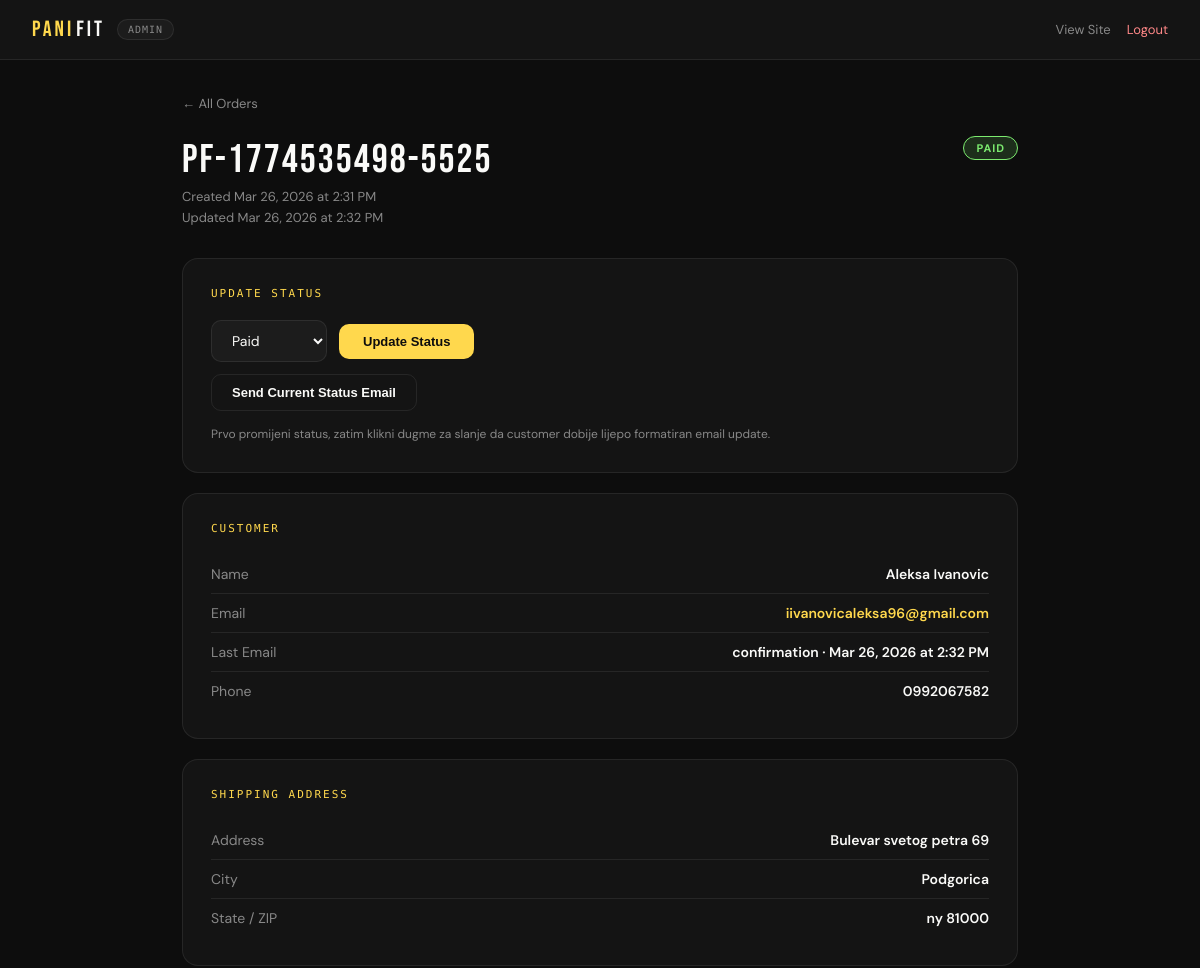
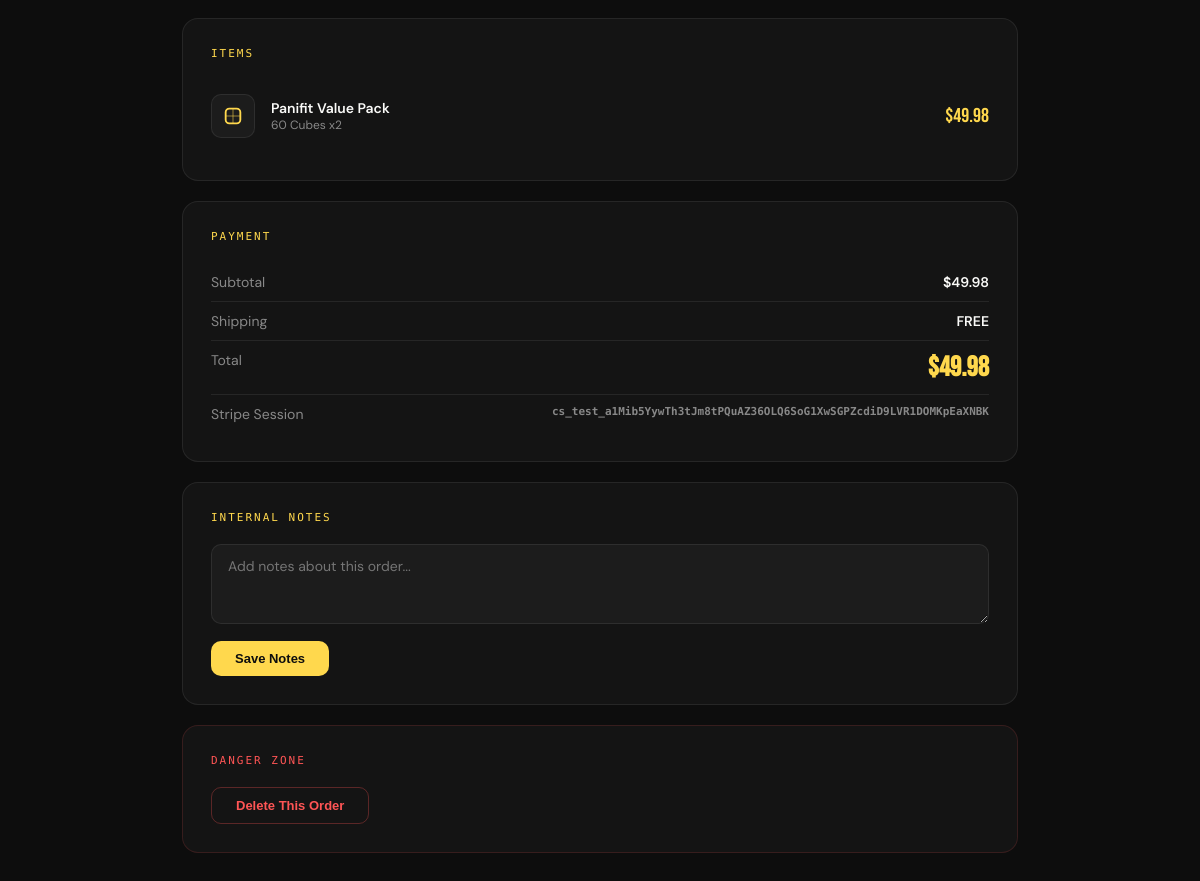
Screenshot of /order.php?id=PF-1774535498-5525 (signed in) with the database file from the repository (2 pictures, top to bottom).
### tables this page shows
CREATE TABLE orders (
            id INTEGER PRIMARY KEY AUTOINCREMENT,
            order_id TEXT UNIQUE NOT NULL,
            email TEXT NOT NULL,
            first_name TEXT DEFAULT '',
            last_name TEXT DEFAULT '',
            address TEXT DEFAULT '',
            city TEXT DEFAULT '',
            state TEXT DEFAULT '',
            zip TEXT DEFAULT '',
            phone TEXT DEFAULT '',
            cart_json TEXT DEFAULT '[]',
            subtotal REAL DEFAULT 0,
            shipping REAL DEFAULT 0,
            total REAL DEFAULT 0,
            stripe_session_id TEXT DEFAULT '',
            status TEXT DEFAULT 'pending',
            notes TEXT DEFAULT '',
            created_at DATETIME DEFAULT CURRENT_TIMESTAMP,
            updated_at DATETIME DEFAULT CURRENT_TIMESTAMP
        , last_email_type TEXT DEFAULT '', last_email_sent_at DATETIME DEFAULT NULL);

### order.php (the view, shortened to what this page needs)
<?php
require_once __DIR__ . '/config.php';
$db = getDB();
$orderId = $_GET['id'] ?? '';
$stmt = $db->prepare("SELECT * FROM orders WHERE order_id = :oid");
$stmt->bindValue(':oid', $orderId);
$order = $stmt->execute()->fetchArray(SQLITE3_ASSOC);
$cart = json_decode($order['cart_json'], true) ?: [];
?>
<!DOCTYPE html>
<html lang="en">
<head>
</head>
<body>
  <div class="topbar">
    <div style="display:flex;align-items:center;">
      <a class="topbar-logo" href="index.php"><span class="y">PANI</span><span class="w">FIT</span></a>
      <span class="topbar-badge">ADMIN</span>
    </div>
    <div class="topbar-right">
      <a href="../index.html" class="topbar-link">View Site</a>
      <a href="logout.php" class="topbar-link" style="color:#ff8888;">Logout</a>
    </div>
  </div>
  <div class="container">
    <a href="index.php" class="back-link">&larr; All Orders</a>
    <div class="order-header">
      <div>
        <div class="order-id"><?= e($order['order_id']) ?></div>
        <div class="order-date">Created <?= formatDate($order['created_at']) ?></div>
        <?php if ($order['updated_at'] !== $order['created_at']): ?>
          <div class="order-date">Updated <?= formatDate($order['updated_at']) ?></div>
        <?php endif; ?>
      </div>
      <div><?= statusBadge($order['status']) ?></div>
    </div>
    <div class="card">
      <div class="card-title">Update Status</div>
      <form method="POST" class="status-form">
        <select name="status" class="status-select">
          <?php foreach (allowedOrderStatuses() as $s): ?>
            <option value="<?= $s ?>" <?= $order['status']===$s?'selected':'' ?>><?= ucfirst($s) ?></option>
          <?php endforeach; ?>
        </select>
        <button type="submit" class="save-btn">Update Status</button>
      </form>
      <form method="POST" class="status-form" style="margin-top:12px;">
        <button type="submit" class="ghost-btn">Send Current Status Email</button>
      </form>
      <p class="status-helper">Prvo promijeni status, zatim klikni dugme za slanje da customer dobije lijepo formatiran email update.</p>
    </div>
    <div class="card">
      <div class="card-title">Customer</div>
      <div class="detail-row">
        <span class="detail-label">Name</span>
        <span class="detail-value"><?= e($order['first_name'] . ' ' . $order['last_name']) ?></span>
      </div>
      <div class="detail-row">
        <span class="detail-label">Email</span>
        <span class="detail-value"><a href="mailto:<?= e($order['email']) ?>" style="color:var(--yellow);text-decoration:none;"><?= e($order['email']) ?></a></span>
      </div>
      <div class="detail-row">
        <span class="detail-label">Last Email</span>
        <span class="detail-value"><?= e(($order['last_email_type'] ?: 'none')) ?><?= $order['last_email_sent_at'] ? ' · ' . e(formatDate($order['last_email_sent_at'])) : '' ?></span>
      </div>
      <div class="detail-row">
        <span class="detail-label">Phone</span>
        <span class="detail-value"><?= e($order['phone'] ?: '—') ?></span>
      </div>
    </div>
    <div class="card">
      <div class="card-title">Shipping Address</div>
      <div class="detail-row">
        <span class="detail-label">Address</span>
        <span class="detail-value"><?= e($order['address']) ?></span>
      </div>
      <div class="detail-row">
        <span class="detail-label">City</span>
        <span class="detail-value"><?= e($order['city']) ?></span>
      </div>
      <div class="detail-row">
        <span class="detail-label">State / ZIP</span>
        <span class="detail-value"><?= e($order['state'] . ' ' . $order['zip']) ?></span>
      </div>
    </div>
    <div class="card">
      <div class="card-title">Items</div>
      <?php
        $cubeIcon = '<svg viewBox="0 0 24 24" fill="none" stroke="currentColor" stroke-width="2"><rect x="4" y="4" width="16" height="16" rx="4"/><path d="M4 12h16" opacity="0.3"/><path d="M12 4v16" opacity="0.3"/></svg>';
        foreach ($cart as $item):
          $name = e($item['name'] ?? 'Item');
          $detail = e($item['detail'] ?? '');
          $qty = intval($item['qty'] ?? 1);
          $price = floatval($item['price'] ?? 0);
      ?>
        <div class="cart-item">
          <div class="cart-item-icon"><?= $cubeIcon ?></div>
          <div>
            <div class="cart-item-name"><?= $name ?></div>
            <div class="cart-item-detail"><?= $detail ?> x<?= $qty ?></div>
          </div>
          <div class="cart-item-price">$<?= number_format($price * $qty, 2) ?></div>
        </div>
      <?php endforeach; ?>
    </div>
    <div class="card">
      <div class="card-title">Payment</div>
      <div class="detail-row">
        <span class="detail-label">Subtotal</span>
        <span class="detail-value">$<?= number_format($order['subtotal'], 2) ?></span>
      </div>
      <div class="detail-row">
        <span class="detail-label">Shipping</span>
        <span class="detail-value"><?= $order['shipping'] > 0 ? '$'.number_format($order['shipping'], 2) : 'FREE' ?></span>
      </div>
      <div class="detail-row total-row">
        <span class="detail-label">Total</span>
        <span class="detail-value">$<?= number_format($order['total'], 2) ?></span>
      </div>
      <?php if ($order['stripe_session_id']): ?>
        <div class="detail-row">
          <span class="detail-label">Stripe Session</span>
          <span class="detail-value" style="font-family:'Space Mono',monospace;font-size:11px;color:var(--gray);word-break:break-all;"><?= e($order['stripe_session_id']) ?></span>
        </div>
      <?php endif; ?>
    </div>
    <div class="card">
      <div class="card-title">Internal Notes</div>
      <form method="POST">
        <textarea name="notes" class="notes-area" placeholder="Add notes about this order..."><?= e($order['notes']) ?></textarea>
        <button type="submit" class="save-btn" style="margin-top:12px;">Save Notes</button>
      </form>
    </div>
    <div class="card" style="border-color:rgba(255,85,85,0.15);">
      <div class="card-title" style="color:#ff5555;">Danger Zone</div>
      <form method="POST" onsubmit="return confirm('Are you sure you want to delete this order? This cannot be undone.');">
        <button type="submit" class="delete-btn">Delete This Order</button>
      </form>
    </div>
  </div>
</body>
</html>

### config.php (shortened to what this page needs)
<?php
function allowedOrderStatuses() {
    return ['pending', 'paid', 'shipped', 'delivered', 'canceled'];
}
function e($str) {
    return htmlspecialchars((string) $str, ENT_QUOTES, 'UTF-8');
}
function formatDate($date) {
    return date('M j, Y \a\t g:i A', strtotime($date));
}
function statusLabel($status) {
    return ucfirst($status);
}
function statusBadge($status) {
    $colors = [
        'pending' => 'rgba(255,216,77,0.15);color:#FFD84D;border-color:rgba(255,216,77,0.3)',
        'paid' => 'rgba(124,235,111,0.15);color:#7CEB6F;border-color:rgba(124,235,111,0.3)',
        'shipped' => 'rgba(100,180,255,0.15);color:#64b4ff;border-color:rgba(100,180,255,0.3)',
        'delivered' => 'rgba(124,235,111,0.15);color:#7CEB6F;border-color:rgba(124,235,111,0.3)',
        'canceled' => 'rgba(255,85,85,0.15);color:#ff5555;border-color:rgba(255,85,85,0.3)',
    ];
    $color = $colors[$status] ?? $colors['pending'];
    return '<span style="display:inline-block;padding:4px 12px;border-radius:100px;font-size:11px;font-weight:700;letter-spacing:1px;text-transform:uppercase;background:' . $color . ';border:1px solid;">' . e(statusLabel($status)) . '</span>';
}

### order.php (style rules this page uses)
:root { --yellow:#FFD84D; --black:#0D0D0D; --dark:#141414; --dark2:#1c1c1c; --white:#FAFAF8; --green:#7CEB6F; --gray:#888; --border:rgba(255,255,255,0.08); }
* { box-sizing:border-box; margin:0; padding:0; }
body { font-family:'DM Sans',sans-serif; background:var(--black); color:var(--white); min-height:100vh; }
.topbar { display:flex; align-items:center; justify-content:space-between; padding:16px 32px; background:var(--dark); border-bottom:1px solid var(--border); position:sticky; top:0; z-index:100; }
.topbar-logo { font-family:'Bebas Neue',sans-serif; font-size:22px; letter-spacing:3px; display:flex; gap:2px; text-decoration:none; }
.topbar-logo .y { color:var(--yellow); }
.topbar-logo .w { color:var(--white); }
.topbar-badge { font-family:'Space Mono',monospace; font-size:10px; color:var(--gray); letter-spacing:1px; background:var(--dark2); border:1px solid var(--border); padding:4px 10px; border-radius:100px; margin-left:12px; }
.topbar-right { display:flex; align-items:center; gap:16px; }
.topbar-link { color:var(--gray); text-decoration:none; font-size:13px; transition:color 0.2s; }
.container { max-width:900px; margin:0 auto; padding:32px; }
.back-link { color:var(--gray); text-decoration:none; font-size:13px; display:inline-flex; align-items:center; gap:6px; margin-bottom:24px; transition:color 0.2s; }
.order-header { display:flex; align-items:flex-start; justify-content:space-between; margin-bottom:32px; flex-wrap:wrap; gap:16px; }
.order-id { font-family:'Bebas Neue',sans-serif; font-size:40px; letter-spacing:2px; }
.order-date { font-size:13px; color:var(--gray); margin-top:4px; }
.card { background:var(--dark); border:1px solid var(--border); border-radius:16px; padding:28px; margin-bottom:20px; }
.card-title { font-family:'Space Mono',monospace; font-size:11px; letter-spacing:2px; text-transform:uppercase; color:var(--yellow); margin-bottom:20px; }
.detail-row { display:flex; justify-content:space-between; padding:10px 0; border-bottom:1px solid var(--border); font-size:14px; }
.detail-row:last-child { border-bottom:none; }
.detail-label { color:var(--gray); }
.detail-value { font-weight:600; text-align:right; }
.cart-item { display:flex; align-items:center; gap:16px; padding:14px 0; border-bottom:1px solid var(--border); }
.cart-item:last-child { border-bottom:none; }
.cart-item-icon { width:44px; height:44px; border-radius:10px; background:var(--dark2); border:1px solid var(--border); display:flex; align-items:center; justify-content:center; flex-shrink:0; }
.cart-item-icon svg { width:22px; height:22px; color:var(--yellow); }
.cart-item-name { font-weight:600; font-size:14px; }
.cart-item-detail { font-size:12px; color:var(--gray); }
.cart-item-price { margin-left:auto; font-family:'Bebas Neue',sans-serif; font-size:20px; color:var(--yellow); }
.status-form { display:flex; align-items:center; gap:12px; flex-wrap:wrap; }
.status-select { padding:10px 16px; background:var(--dark2); border:1px solid var(--border); border-radius:10px; color:var(--white); font-family:'DM Sans',sans-serif; font-size:14px; outline:none; cursor:pointer; }
.save-btn { padding:10px 24px; background:var(--yellow); color:var(--black); border:none; border-radius:10px; font-weight:700; font-size:13px; cursor:pointer; transition:all 0.2s; }
.ghost-btn { padding:10px 20px; background:transparent; color:var(--white); border:1px solid var(--border); border-radius:10px; font-weight:700; font-size:13px; cursor:pointer; transition:all 0.2s; }
.delete-btn { padding:10px 24px; background:transparent; color:#ff5555; border:1px solid rgba(255,85,85,0.3); border-radius:10px; font-weight:700; font-size:13px; cursor:pointer; transition:all 0.2s; }
.notes-area { width:100%; padding:12px 16px; background:var(--dark2); border:1px solid var(--border); border-radius:10px; color:var(--white); font-family:'DM Sans',sans-serif; font-size:14px; outline:none; resize:vertical; min-height:80px; transition:border-color 0.2s; }
.status-helper { margin-top:14px; font-size:12px; color:var(--gray); line-height:1.6; }
.total-row .detail-value { font-family:'Bebas Neue',sans-serif; font-size:28px; color:var(--yellow); }

### rows the page displays
orders: order "PF-1774535498-5525", created_at "Mar 26, 2026 at 2:31 PM", updated_at "Mar 26, 2026 at 2:32 PM", status "PAID", status "Paid", first_name+last_name "Aleksa Ivanovic", email "iivanovicaleksa96@gmail.com", last_email_type "confirmation", last_email_sent_at "Mar 26, 2026 at 2:32 PM", phone "0992067582", address "Bulevar svetog petra 69", city "Podgorica", state+zip "ny 81000", subtotal "49.98", total "49.98", stripe_session "cs_test_a1Mib5YywTh3tJm8tPQuAZ36OLQ6SoG1XwSGPZcdiD9LVR1DOMKpEaXNBK"

### other values shown
$name "Panifit Value Pack"
$detail "60 Cubes"
$qty "2"
$price * $qty "49.98"
